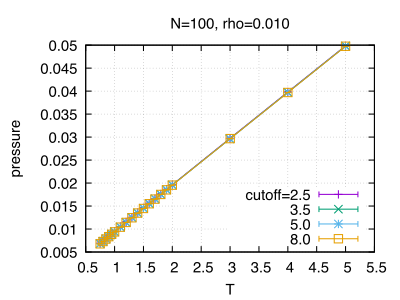

Reproduce this figure in gnuplot.
set key bottom
set grid
set title 'N=100, rho=0.010'
set xlabel 'T'
set ylabel 'pressure'
plot \
"n100-cut2.5/lj-n100-r0.010-cut2.5.dat" using 1:5:6 with errorlines title 'cutoff=2.5', \
"n100-cut3.5/lj-n100-r0.010-cut3.5.dat" using 1:5:6 with errorlines title '3.5', \
"n100-cut5.0/lj-n100-r0.010-cut5.0.dat" using 1:5:6 with errorlines title '5.0', \
"n100-cut8.0/lj-n100-r0.010-cut8.0.dat" using 1:5:6 with errorlines title '8.0'
